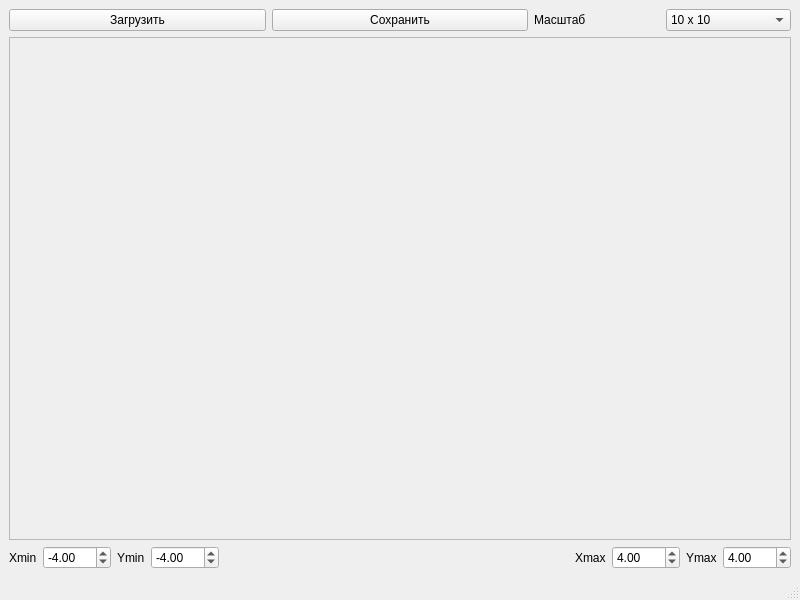
<?xml version="1.0" encoding="UTF-8"?>
<ui version="4.0">
 <class>MainWindow</class>
 <widget class="QMainWindow" name="MainWindow">
  <property name="geometry">
   <rect>
    <x>0</x>
    <y>0</y>
    <width>800</width>
    <height>600</height>
   </rect>
  </property>
  <property name="windowTitle">
   <string>Отсечение</string>
  </property>
  <widget class="QWidget" name="centralwidget">
   <layout class="QVBoxLayout" name="verticalLayout">
    <item>
     <layout class="QHBoxLayout" name="horizontalLayout_2">
      <item>
       <widget class="QPushButton" name="selectDirectoryB">
        <property name="text">
         <string>Загрузить</string>
        </property>
       </widget>
      </item>
      <item>
       <widget class="QPushButton" name="pushButton">
        <property name="text">
         <string>Сохранить</string>
        </property>
       </widget>
      </item>
      <item>
       <layout class="QHBoxLayout" name="horizontalLayout_3">
        <item>
         <widget class="QLabel" name="label_6">
          <property name="text">
           <string>Масштаб</string>
          </property>
         </widget>
        </item>
        <item>
         <widget class="QComboBox" name="comboBox">
          <property name="editable">
           <bool>false</bool>
          </property>
          <item>
           <property name="text">
            <string>10 x 10</string>
           </property>
          </item>
          <item>
           <property name="text">
            <string>20 x 20</string>
           </property>
          </item>
          <item>
           <property name="text">
            <string>80 x 80</string>
           </property>
          </item>
         </widget>
        </item>
       </layout>
      </item>
     </layout>
    </item>
    <item>
     <widget class="QScrollArea" name="scrollArea">
      <property name="widgetResizable">
       <bool>true</bool>
      </property>
      <widget class="QWidget" name="scrollAreaWidgetContents">
       <property name="geometry">
        <rect>
         <x>0</x>
         <y>0</y>
         <width>780</width>
         <height>440</height>
        </rect>
       </property>
       <layout class="QVBoxLayout" name="verticalLayout_2">
        <item>
         <widget class="QLabel" name="label">
          <property name="text">
           <string/>
          </property>
          <property name="alignment">
           <set>Qt::AlignCenter</set>
          </property>
         </widget>
        </item>
       </layout>
      </widget>
     </widget>
    </item>
    <item>
     <layout class="QHBoxLayout" name="horizontalLayout">
      <item>
       <layout class="QHBoxLayout" name="horizontalLayout_5">
        <item>
         <widget class="QLabel" name="label_4">
          <property name="text">
           <string>Xmin</string>
          </property>
         </widget>
        </item>
        <item>
         <widget class="QDoubleSpinBox" name="dsb_Xmin">
          <property name="minimum">
           <double>-100.000000000000000</double>
          </property>
          <property name="value">
           <double>-4.000000000000000</double>
          </property>
         </widget>
        </item>
       </layout>
      </item>
      <item>
       <layout class="QVBoxLayout" name="verticalLayout_5">
        <item>
         <layout class="QHBoxLayout" name="horizontalLayout_6">
          <item>
           <widget class="QLabel" name="label_5">
            <property name="text">
             <string>Ymin</string>
            </property>
           </widget>
          </item>
          <item>
           <widget class="QDoubleSpinBox" name="dsb_Ymin">
            <property name="minimum">
             <double>-100.000000000000000</double>
            </property>
            <property name="value">
             <double>-4.000000000000000</double>
            </property>
           </widget>
          </item>
         </layout>
        </item>
       </layout>
      </item>
      <item>
       <spacer name="horizontalSpacer">
        <property name="orientation">
         <enum>Qt::Horizontal</enum>
        </property>
        <property name="sizeHint" stdset="0">
         <size>
          <width>40</width>
          <height>20</height>
         </size>
        </property>
       </spacer>
      </item>
      <item>
       <widget class="QLabel" name="label_2">
        <property name="text">
         <string>Xmax</string>
        </property>
       </widget>
      </item>
      <item>
       <widget class="QDoubleSpinBox" name="dsb_Xmax">
        <property name="minimum">
         <double>-100.000000000000000</double>
        </property>
        <property name="value">
         <double>4.000000000000000</double>
        </property>
       </widget>
      </item>
      <item>
       <widget class="QLabel" name="label_3">
        <property name="text">
         <string>Ymax</string>
        </property>
       </widget>
      </item>
      <item>
       <widget class="QDoubleSpinBox" name="dsb_Ymax">
        <property name="minimum">
         <double>-100.000000000000000</double>
        </property>
        <property name="value">
         <double>4.000000000000000</double>
        </property>
       </widget>
      </item>
     </layout>
    </item>
   </layout>
  </widget>
  <widget class="QMenuBar" name="menubar">
   <property name="geometry">
    <rect>
     <x>0</x>
     <y>0</y>
     <width>800</width>
     <height>31</height>
    </rect>
   </property>
  </widget>
  <widget class="QStatusBar" name="statusbar"/>
 </widget>
 <resources/>
 <connections/>
</ui>
